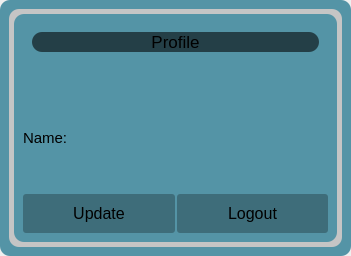
                  <widget class="QWidget" name="page_4">
                   <layout class="QVBoxLayout" name="verticalLayout_14">
                    <property name="spacing">
                     <number>0</number>
                    </property>
                    <property name="leftMargin">
                     <number>0</number>
                    </property>
                    <property name="topMargin">
                     <number>0</number>
                    </property>
                    <property name="rightMargin">
                     <number>0</number>
                    </property>
                    <property name="bottomMargin">
                     <number>0</number>
                    </property>
                    <item>
                     <widget class="QWidget" name="widget_7" native="true">
                      <property name="styleSheet">
                       <string notr="true">#widget_7{
	background-color: rgb(84, 148, 166);
	border-radius: 10px;
}</string>
                      </property>
                      <layout class="QVBoxLayout" name="verticalLayout_47">
                       <item>
                        <widget class="QFrame" name="frame_39">
                         <property name="styleSheet">
                          <string notr="true">background-color: rgb(197, 197, 197);
border-radius:10px;</string>
                         </property>
                         <property name="frameShape">
                          <enum>QFrame::StyledPanel</enum>
                         </property>
                         <property name="frameShadow">
                          <enum>QFrame::Raised</enum>
                         </property>
                         <layout class="QVBoxLayout" name="verticalLayout_52">
                          <property name="spacing">
                           <number>0</number>
                          </property>
                          <property name="leftMargin">
                           <number>5</number>
                          </property>
                          <property name="topMargin">
                           <number>5</number>
                          </property>
                          <property name="rightMargin">
                           <number>5</number>
                          </property>
                          <property name="bottomMargin">
                           <number>5</number>
                          </property>
                          <item>
                           <widget class="QFrame" name="frame_35">
                            <property name="styleSheet">
                             <string notr="true">background-color: rgb(84, 148, 166);</string>
                            </property>
                            <property name="frameShape">
                             <enum>QFrame::StyledPanel</enum>
                            </property>
                            <property name="frameShadow">
                             <enum>QFrame::Raised</enum>
                            </property>
                            <layout class="QVBoxLayout" name="verticalLayout_48">
                             <item>
                              <widget class="QFrame" name="frame_36">
                               <property name="frameShape">
                                <enum>QFrame::StyledPanel</enum>
                               </property>
                               <property name="frameShadow">
                                <enum>QFrame::Raised</enum>
                               </property>
                               <layout class="QVBoxLayout" name="verticalLayout_49">
                                <property name="bottomMargin">
                                 <number>50</number>
                                </property>
                                <item>
                                 <widget class="QLabel" name="label_11">
                                  <property name="font">
                                   <font>
                                    <pointsize>13</pointsize>
                                   </font>
                                  </property>
                                  <property name="styleSheet">
                                   <string notr="true">background-color: rgb(36, 63, 71);</string>
                                  </property>
                                  <property name="text">
                                   <string>Profile</string>
                                  </property>
                                  <property name="alignment">
                                   <set>Qt::AlignCenter</set>
                                  </property>
                                 </widget>
                                </item>
                               </layout>
                              </widget>
                             </item>
                             <item alignment="Qt::AlignTop">
                              <widget class="QFrame" name="frame_38">
                               <property name="frameShape">
                                <enum>QFrame::StyledPanel</enum>
                               </property>
                               <property name="frameShadow">
                                <enum>QFrame::Raised</enum>
                               </property>
                               <layout class="QVBoxLayout" name="verticalLayout_51">
                                <property name="spacing">
                                 <number>0</number>
                                </property>
                                <property name="leftMargin">
                                 <number>0</number>
                                </property>
                                <property name="topMargin">
                                 <number>0</number>
                                </property>
                                <property name="rightMargin">
                                 <number>0</number>
                                </property>
                                <property name="bottomMargin">
                                 <number>0</number>
                                </property>
                                <item>
                                 <widget class="QFrame" name="frame_37">
                                  <property name="frameShape">
                                   <enum>QFrame::StyledPanel</enum>
                                  </property>
                                  <property name="frameShadow">
                                   <enum>QFrame::Raised</enum>
                                  </property>
                                  <layout class="QVBoxLayout" name="verticalLayout_50">
                                   <property name="spacing">
                                    <number>0</number>
                                   </property>
                                   <property name="leftMargin">
                                    <number>0</number>
                                   </property>
                                   <property name="topMargin">
                                    <number>0</number>
                                   </property>
                                   <property name="rightMargin">
                                    <number>0</number>
                                   </property>
                                   <property name="bottomMargin">
                                    <number>0</number>
                                   </property>
                                   <item>
                                    <widget class="QFrame" name="frame_16">
                                     <property name="frameShape">
                                      <enum>QFrame::StyledPanel</enum>
                                     </property>
                                     <property name="frameShadow">
                                      <enum>QFrame::Raised</enum>
                                     </property>
                                     <layout class="QHBoxLayout" name="horizontalLayout_2">
                                      <property name="spacing">
                                       <number>0</number>
                                      </property>
                                      <property name="leftMargin">
                                       <number>0</number>
                                      </property>
                                      <property name="topMargin">
                                       <number>0</number>
                                      </property>
                                      <property name="rightMargin">
                                       <number>0</number>
                                      </property>
                                      <property name="bottomMargin">
                                       <number>0</number>
                                      </property>
                                      <item>
                                       <widget class="QFrame" name="frame_21">
                                        <property name="frameShape">
                                         <enum>QFrame::StyledPanel</enum>
                                        </property>
                                        <property name="frameShadow">
                                         <enum>QFrame::Raised</enum>
                                        </property>
                                        <layout class="QVBoxLayout" name="verticalLayout_57">
                                         <property name="spacing">
                                          <number>0</number>
                                         </property>
                                         <property name="leftMargin">
                                          <number>0</number>
                                         </property>
                                         <property name="topMargin">
                                          <number>0</number>
                                         </property>
                                         <property name="rightMargin">
                                          <number>0</number>
                                         </property>
                                         <property name="bottomMargin">
                                          <number>0</number>
                                         </property>
                                         <item>
                                          <widget class="QLabel" name="label">
                                           <property name="font">
                                            <font>
                                             <pointsize>11</pointsize>
                                            </font>
                                           </property>
                                           <property name="styleSheet">
                                            <string notr="true">color: rgb(0, 0, 0);</string>
                                           </property>
                                           <property name="text">
                                            <string>Name: </string>
                                           </property>
                                          </widget>
                                         </item>
                                        </layout>
                                       </widget>
                                      </item>
                                      <item>
                                       <widget class="QFrame" name="frame_22">
                                        <property name="frameShape">
                                         <enum>QFrame::StyledPanel</enum>
                                        </property>
                                        <property name="frameShadow">
                                         <enum>QFrame::Raised</enum>
                                        </property>
                                        <layout class="QVBoxLayout" name="verticalLayout_60">
                                         <property name="spacing">
                                          <number>0</number>
                                         </property>
                                         <property name="leftMargin">
                                          <number>0</number>
                                         </property>
                                         <property name="topMargin">
                                          <number>0</number>
                                         </property>
                                         <property name="rightMargin">
                                          <number>0</number>
                                         </property>
                                         <property name="bottomMargin">
                                          <number>0</number>
                                         </property>
                                         <item>
                                          <widget class="QTextEdit" name="profNameLineEdit">
                                           <property name="sizePolicy">
                                            <sizepolicy hsizetype="Expanding" vsizetype="Preferred">
                                             <horstretch>0</horstretch>
                                             <verstretch>0</verstretch>
                                            </sizepolicy>
                                           </property>
                                           <property name="maximumSize">
                                            <size>
                                             <width>16777215</width>
                                             <height>60</height>
                                            </size>
                                           </property>
                                           <property name="font">
                                            <font>
                                             <pointsize>11</pointsize>
                                            </font>
                                           </property>
                                           <property name="readOnly">
                                            <bool>true</bool>
                                           </property>
                                           <property name="html">
                                            <string>&lt;!DOCTYPE HTML PUBLIC &quot;-//W3C//DTD HTML 4.0//EN&quot; &quot;http://www.w3.org/TR/REC-html40/strict.dtd&quot;&gt;
&lt;html&gt;&lt;head&gt;&lt;meta name=&quot;qrichtext&quot; content=&quot;1&quot; /&gt;&lt;style type=&quot;text/css&quot;&gt;
p, li { white-space: pre-wrap; }
&lt;/style&gt;&lt;/head&gt;&lt;body style=&quot; font-family:'MS Shell Dlg 2'; font-size:11pt; font-weight:400; font-style:normal;&quot;&gt;
&lt;p style=&quot;-qt-paragraph-type:empty; margin-top:0px; margin-bottom:0px; margin-left:0px; margin-right:0px; -qt-block-indent:0; text-indent:0px;&quot;&gt;&lt;br /&gt;&lt;/p&gt;&lt;/body&gt;&lt;/html&gt;</string>
                                           </property>
                                          </widget>
                                         </item>
                                        </layout>
                                       </widget>
                                      </item>
                                     </layout>
                                    </widget>
                                   </item>
                                  </layout>
                                 </widget>
                                </item>
                               </layout>
                              </widget>
                             </item>
                             <item>
                              <widget class="QFrame" name="frame_40">
                               <property name="frameShape">
                                <enum>QFrame::StyledPanel</enum>
                               </property>
                               <property name="frameShadow">
                                <enum>QFrame::Raised</enum>
                               </property>
                               <layout class="QVBoxLayout" name="verticalLayout_61">
                                <property name="spacing">
                                 <number>4</number>
                                </property>
                                <property name="leftMargin">
                                 <number>0</number>
                                </property>
                                <property name="topMargin">
                                 <number>20</number>
                                </property>
                                <property name="rightMargin">
                                 <number>0</number>
                                </property>
                                <property name="bottomMargin">
                                 <number>0</number>
                                </property>
                                <item>
                                 <widget class="QWidget" name="widget_81" native="true">
                                  <layout class="QHBoxLayout" name="horizontalLayout_4">
                                   <property name="spacing">
                                    <number>2</number>
                                   </property>
                                   <property name="leftMargin">
                                    <number>0</number>
                                   </property>
                                   <property name="topMargin">
                                    <number>0</number>
                                   </property>
                                   <property name="rightMargin">
                                    <number>0</number>
                                   </property>
                                   <property name="bottomMargin">
                                    <number>0</number>
                                   </property>
                                   <item>
                                    <widget class="QPushButton" name="updateAcc_pushButton">
                                     <property name="font">
                                      <font>
                                       <pointsize>12</pointsize>
                                      </font>
                                     </property>
                                     <property name="styleSheet">
                                      <string notr="true">#updateAcc_pushButton{
background-color: rgb(62, 109, 122);
	border-radius: 3px;
	padding: 10px 5px;	
}

#updateAcc_pushButton:hover{
background-color: rgb(36, 63, 71);
	border-radius: 3px
}
#updateAcc_pushButton:pressed{
background-color: rgb(117, 171, 181);
}
</string>
                                     </property>
                                     <property name="text">
                                      <string>Update</string>
                                     </property>
                                     <property name="icon">
                                      <iconset resource="res.qrc">
                                       <normaloff>:/icons/icons/rotate-ccw.svg</normaloff>:/icons/icons/rotate-ccw.svg</iconset>
                                     </property>
                                     <property name="iconSize">
                                      <size>
                                       <width>23</width>
                                       <height>23</height>
                                      </size>
                                     </property>
                                    </widget>
                                   </item>
                                   <item>
                                    <widget class="QPushButton" name="logoutAcc_pushButton">
                                     <property name="font">
                                      <font>
                                       <pointsize>12</pointsize>
                                      </font>
                                     </property>
                                     <property name="styleSheet">
                                      <string notr="true">#logoutAcc_pushButton{
background-color: rgb(62, 109, 122);
	border-radius: 3px;
	padding: 10px 5px;	
}

#logoutAcc_pushButton:hover{
background-color: rgb(36, 63, 71);
	border-radius: 3px
}
#logoutAcc_pushButton:pressed{
background-color: rgb(117, 171, 181);
}
</string>
                                     </property>
                                     <property name="text">
                                      <string>Logout</string>
                                     </property>
                                     <property name="icon">
                                      <iconset resource="res.qrc">
                                       <normaloff>:/icons/icons/log-out.svg</normaloff>:/icons/icons/log-out.svg</iconset>
                                     </property>
                                     <property name="iconSize">
                                      <size>
                                       <width>23</width>
                                       <height>23</height>
                                      </size>
                                     </property>
                                    </widget>
                                   </item>
                                  </layout>
                                 </widget>
                                </item>
                               </layout>
                              </widget>
                             </item>
                            </layout>
                           </widget>
                          </item>
                         </layout>
                        </widget>
                       </item>
                      </layout>
                     </widget>
                    </item>
                   </layout>
                  </widget>
